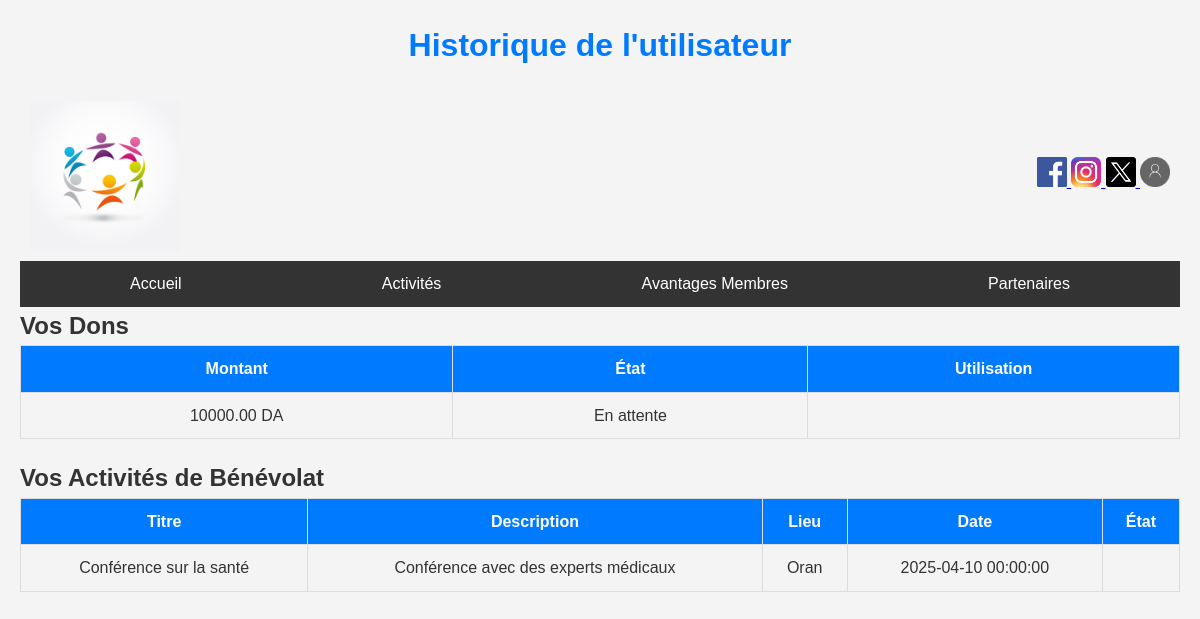
The page /public/index.php/historique (signed in) on the database its author committed.
### tables this page shows
CREATE TABLE `Don` (
  `id` int NOT NULL,
  `montant` decimal(10,2) NOT NULL,
  `membre_id` int NOT NULL,
  `Recu` varchar(255) DEFAULT NULL,
  `etat` varchar(255) DEFAULT NULL,
  `utilisation` varchar(255) DEFAULT NULL
);

CREATE TABLE `Benevolat` (
  `id` int NOT NULL,
  `membre_id` int NOT NULL,
  `activite_id` int NOT NULL,
  `etat` varchar(255) DEFAULT NULL
);

CREATE TABLE `Activite` (
  `id` int NOT NULL,
  `titre` varchar(100) NOT NULL,
  `description` text NOT NULL,
  `date` datetime DEFAULT NULL,
  `lieu` varchar(255) DEFAULT NULL,
  `categorie` varchar(50) NOT NULL
);

### app/controllers/HistoriqueController.php (called while the page is built, shortened)
<?php
require_once __DIR__ . '/../models/Don.php';
require_once __DIR__ . '/../models/Benevolat.php';
class HistoriqueController
{
    public function index()
    {
        $userId = Session::get('id');
        $database = Database::getInstance()->getConnection();
        $donModel = new Don($database);
        $benevolatModel = new Benevolat($database);
        $dons = $donModel->getUserDons($userId);
        $benevolats = $benevolatModel->getUserBenevolats($userId);
        include __DIR__ . '/../views/historique/index.php';
    }
}

### app/helpers/session.php (called while the page is built, shortened)
<?php
class Session {
    public static function get($key, $default = null) {
        return $_SESSION[$key] ?? $default;
    }
}

### app/models/Don.php (called while the page is built, shortened)
<?php
class Don
{
    private $db;
    public function __construct($db)
    {
        $this->db = $db;
    }
    public function getUserDons($userId)
    {
        $query = "SELECT montant, etat, utilisation
                  FROM Don
                  WHERE membre_id = :userId";
        $stmt = $this->db->prepare($query);
        $stmt->bindParam(':userId', $userId, PDO::PARAM_INT);
        $stmt->execute();
        return $stmt->fetchAll(PDO::FETCH_ASSOC);
    }
}

### app/models/Benevolat.php (called while the page is built, shortened)
<?php
class Benevolat
{
    private $db;
    public function __construct($db) {
        $this->db = $db;    }
public function getUserBenevolats($userId)
    {
        $query = "SELECT
                      Activite.titre,
                      Activite.description,
                      Activite.lieu,
                      Activite.date,
                      Benevolat.etat
                  FROM Benevolat
                  JOIN Activite ON Benevolat.activite_id = Activite.id
                  WHERE Benevolat.membre_id = :userId";
        $stmt = $this->db->prepare($query);
        $stmt->bindParam(':userId', $userId, PDO::PARAM_INT);
        $stmt->execute();
        return $stmt->fetchAll(PDO::FETCH_ASSOC);
    }
}
?>

### app/views/historique/index.php (the view, shortened to what this page needs)
<!DOCTYPE html>
<html lang="fr">
<head>
    <link rel="stylesheet" href="/Projet_WEB/public/css/styles.css">
</head>
<body>
    <header>
        <h1 id="page-title">Historique de l'utilisateur</h1>
        <?php include __DIR__ . '/../layouts/navbar.php'; ?>
    </header>
    <main>
        <section id="dons-section">
            <h2>Vos Dons</h2>
            <?php if (!empty($dons)): ?>
                <table class="history-table" id="dons-table">
                    <thead>
                        <tr>
                            <th>Montant</th>
                            <th>État</th>
                            <th>Utilisation</th>
                        </tr>
                    </thead>
                    <tbody>
                        <?php foreach ($dons as $don): ?>
                            <tr>
                                <td><?php echo htmlspecialchars($don['montant']); ?> DA</td>
                                <td><?php echo htmlspecialchars($don['etat'] ?? ''); ?></td>
                                <td><?php echo htmlspecialchars($don['utilisation'] ?? ''); ?></td>
                            </tr>
                        <?php endforeach; ?>
                    </tbody>
                </table>
            <?php else: ?>
                <p class="no-data-message">Vous n'avez effectué aucun don.</p>
            <?php endif; ?>
        </section>
        <section id="benevolat-section">
            <h2>Vos Activités de Bénévolat</h2>
            <?php if (!empty($benevolats)): ?>
                <table class="history-table" id="benevolat-table">
                    <thead>
                        <tr>
                            <th>Titre</th>
                            <th>Description</th>
                            <th>Lieu</th>
                            <th>Date</th>
                            <th>État</th>
                        </tr>
                    </thead>
                    <tbody>
                        <?php foreach ($benevolats as $benevolat): ?>
                            <tr>
                                <td><?php echo htmlspecialchars($benevolat['titre']); ?></td>
                                <td><?php echo htmlspecialchars($benevolat['description']); ?></td>
                                <td><?php echo htmlspecialchars($benevolat['lieu']); ?></td>
                                <td><?php echo htmlspecialchars($benevolat['date']); ?></td>
                                <td><?php echo htmlspecialchars($benevolat['etat'] ?? ''); ?></td>
                            </tr>
                        <?php endforeach; ?>
                    </tbody>
                </table>
            <?php else: ?>
                <p class="no-data-message">Vous n'avez participé à aucune activité de bénévolat.</p>
            <?php endif; ?>
        </section>
    </main>
</body>
</html>

### public/index.php (shortened to what this page needs)
<?php
require_once __DIR__ . '/../app/routes.php';
require_once __DIR__ . '/../app/helpers/session.php';
$requestUri = $_SERVER['REQUEST_URI'];
$scriptName = $_SERVER['SCRIPT_NAME'];
$pathInfo = str_replace($scriptName, '', $requestUri);
$pathInfo = trim($pathInfo, '/');
$url = $pathInfo ?: 'home';
foreach ($routes as $route => $action) {
    if ($url === $route) {
        [$controllerName, $method] = explode('@', $action);
        $controller = new $controllerClass();
        $controller->$method();
        break;
    }
}

### public/css/styles.css (style rules this page uses)
* { margin: 0; padding: 0; box-sizing: border-box; }
body { font-family: 'Arial', sans-serif; line-height: 1.6; background-color: #f9f9f9; color: #333; padding: 20px; }
body { font-family: 'Arial', sans-serif; line-height: 1.6; background-color: #f4f4f4; color: #333; padding: 20px; }
.history-table { width: 100%; border-collapse: collapse; margin-bottom: 20px; }
.history-table th, .history-table td { border: 1px solid #ddd; padding: 10px; text-align: center; }
.history-table th { background-color: #007BFF; color: white; font-weight: bold; }

### public/css/style.css (style rules this page uses)
* { margin: 0; padding: 0; box-sizing: border-box; }
body { font-family: 'Arial', sans-serif; line-height: 1.6; background-color: #f4f4f4; color: #333; padding: 20px; }
#page-title { text-align: center; color: #007BFF; margin-bottom: 20px; }

### rows shown on the page
don: montant "10000.00", etat "En attente"
benevolat: activite.titre "Conférence sur la santé", activite.description "Conférence avec des experts médicaux", activite.lieu "Oran", activite.date "2025-04-10 00:00:00"
